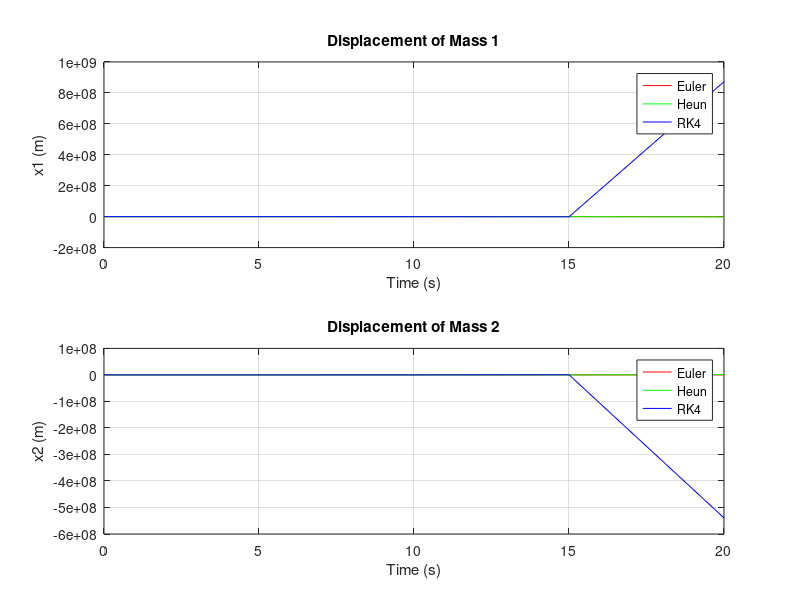
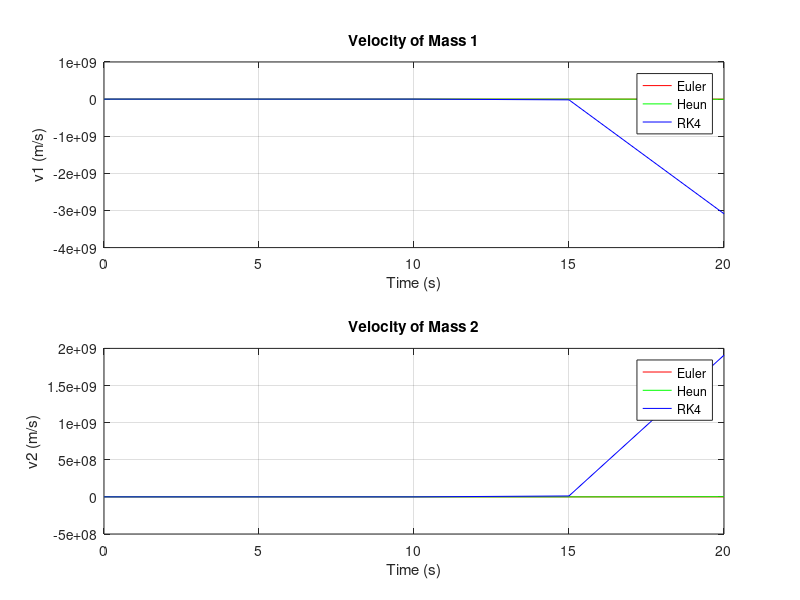

Reproduce these figures in MATLAB, in order.
clear all
% Parameters

% Use these values as a reference
% k1 = 5; k2 = 5;   % Spring constants (N/m)
% m1 = 2; m2 = 2;   % Masses (kg)
% L1 = 2; L2 = 2;   % Unstretched spring lengths (m)
% w1 = 5; w2 = 5;   % Widths of the masses (m)
% h = 0.01;         %step size 


k1 = input('Please enter spring constant 1:\n');
k2 = input('Please enter spring constant 2:\n');
m1 = input('Please enter mass 1:\n');
m2 = input('Please enter mass 2:\n');
L1 = input('Please enter the unstretched length of spring 1:\n');
L2 = input('Please enter the unstretched length of spring 2:\n');
w1 = input('Please enter the width of mass 1:\n');
w2 = input('Please enter the width of mass 2:\n');
h = input('Please enter the step size:\n');


% Initial conditions
i=1;
x1(i) = L1;  
x2(i) = L1 + w1 + L2 + 6; 
v1(i)= 0;  
v2(i) = 0;  
t0 = 0; 
tf = 20; 
t0 = t0:h:tf;  
n_steps = length(t0);

% Initialize arrays for results
x1_euler(i) =0;
x2_euler(i)=0;
v1_euler(i) = 0;
v2_euler(i) =0;

x1_heun(i) = 0;
x2_heun(i) =0;
v1_heun(i) = 0;
v2_heun(i) = 0;

x1_rk4(i) = 0;
x2_rk4(i)= 0;
v1_rk4(i) =0;
v2_rk4(i) =0;

% Set initial values
x1_euler(1) = x1(i); 
x2_euler(1) = x2(i); 
v1_euler(1) = v1(i);
v2_euler(1) = v2(i);

x1_heun(1) = x1(i);
x2_heun(1) = x2(i);
v1_heun(1) = v1(i);
v2_heun(1) = v2(i);

x1_rk4(1) = x1(i);
x2_rk4(1) = x2(i);
v1_rk4(1) = v1(i);
v2_rk4(1) = v2(i);

% Function definitions for derivatives
dx1dt = @(v1) v1;
dx2dt = @(v2) v2;
dv1dt = @(x1, x2) (-k1/m1)*(x1 - L1) + (k2/m1)*(x2 - x1 - w1 - L2);
dv2dt = @(x1, x2) (-k2/m2)*(x2 - x1 - w1 - L2);

% Euler's Method
for i = 1:n_steps-1
    x1_euler(i+1) = x1_euler(i) + h * dx1dt(v1_euler(i));
    x2_euler(i+1) = x2_euler(i) + h * dx2dt(v2_euler(i));
    v1_euler(i+1) = v1_euler(i) + h * dv1dt(x1_euler(i), x2_euler(i));
    v2_euler(i+1) = v2_euler(i) + h * dv2dt(x1_euler(i), x2_euler(i));
    Ea_x1_euler(i)=abs((x1_euler(i+1)-x1_euler(i))/x1_euler(i+1)*100);
    Ea_x2_euler(i)=abs((x2_euler(i+1)-x2_euler(i))/x2_euler(i+1)*100);
     Ea_v1_euler(i)=abs((v1_euler(i+1)-v1_euler(i))/v1_euler(i+1)*100);
     Ea_v2_euler(i)=abs((v2_euler(i+1)-v2_euler(i))/v2_euler(i+1)*100);


end

% Heun's Method
for i = 1:n_steps-1
    % Predictor step
    x1_pred = x1_heun(i) + h * dx1dt(v1_heun(i));
    x2_pred = x2_heun(i) + h * dx2dt(v2_heun(i));
    v1_pred = v1_heun(i) + h * dv1dt(x1_heun(i), x2_heun(i));
    v2_pred = v2_heun(i) + h * dv2dt(x1_heun(i), x2_heun(i));
    
    % Corrector step
    x1_heun(i+1) = x1_heun(i) + (h/2) * (dx1dt(v1_heun(i)) + dx1dt(v1_pred));
    x2_heun(i+1) = x2_heun(i) + (h/2) * (dx2dt(v2_heun(i)) + dx2dt(v2_pred));
    v1_heun(i+1) = v1_heun(i) + (h/2) * (dv1dt(x1_heun(i), x2_heun(i)) + dv1dt(x1_pred, x2_pred));
    v2_heun(i+1) = v2_heun(i) + (h/2) * (dv2dt(x1_heun(i), x2_heun(i)) + dv2dt(x1_pred, x2_pred));
    Ea_x1_heun(i)=abs((x1_heun(i+1)-x1_heun(i))/x1_heun(i+1)*100);
    Ea_x2_heun(i)=abs((x2_heun(i+1)-x2_heun(i))/x2_heun(i+1)*100);
    Ea_v1_heun(i)=abs((v1_heun(i+1)-v1_heun(i))/v1_heun(i+1)*100);
    Ea_v2_heun(i)=abs((v2_heun(i+1)-v2_heun(i))/v2_heun(i+1)*100);
end

% Runge-Kutta Method (4th order)
for i = 1:n_steps-1
   
    k1x1 =  h * dx1dt(v1_rk4(i));
    k1x2 =  h * dx2dt(v2_rk4(i));
    k1v1 =  h * dv1dt(x1_rk4(i), x2_rk4(i));
    k1v2 =  h * dv2dt(x1_rk4(i), x2_rk4(i));
    
    k2x1 = h * dx1dt(v1_rk4(i) + k1v1/2);
    k2x2 = h * dx2dt(v2_rk4(i) + k1v2/2);
    k2v1 = h * dv1dt(x1_rk4(i) + k1x1/2, x2_rk4(i) + k1x2/2);
    k2v2 = h * dv2dt(x1_rk4(i) + k1x1/2, x2_rk4(i) + k1x2/2);
    
    k3x1 = h * dx1dt(v1_rk4(i) + k2v1/2);
    k3x2 = h * dx2dt(v2_rk4(i) + k2v2/2);
    k3v1 = h * dv1dt(x1_rk4(i) + k2x1/2, x2_rk4(i) + k2x2/2);
    k3v2 = h * dv2dt(x1_rk4(i) + k2x1/2, x2_rk4(i) + k2x2/2);
    
    k4x1 = h * dx1dt(v1_rk4(i) + k3v1);
    k4x2 = h * dx2dt(v2_rk4(i) + k3v2);
    k4v1 = h * dv1dt(x1_rk4(i) + k3x1, x2_rk4(i) + k3x2);
    k4v2 = h * dv2dt(x1_rk4(i) + k3x1, x2_rk4(i) + k3x2);
    
    % Update values
    x1_rk4(i+1) = x1_rk4(i) + (k1x1 + 2*k2x1 + 2*k3x1 + k4x1)/6;
    x2_rk4(i+1) = x2_rk4(i) + (k1x2 + 2*k2x2 + 2*k3x2 + k4x2)/6;
    v1_rk4(i+1) = v1_rk4(i) + (k1v1 + 2*k2v1 + 2*k3v1 + k4v1)/6;
    v2_rk4(i+1) = v2_rk4(i) + (k1v2 + 2*k2v2 + 2*k3v2 + k4v2)/6;
    Ea_x1_rk4(i)=abs((x1_rk4(i+1)-x1_rk4(i))/x1_rk4(i+1)*100);
    Ea_x2_rk4(i)=abs((x2_rk4(i+1)-x2_rk4(i))/x2_rk4(i+1)*100);
    Ea_v1_rk4(i)=abs((v1_rk4(i+1)-v1_rk4(i))/v1_rk4(i+1)*100);
    Ea_v2_rk4(i)=abs((v2_rk4(i+1)-v2_rk4(i))/v2_rk4(i+1)*100);
    



end

% Display results
disp('Comparison of Methods: Final Displacements and Velocities');
disp('-------------------------------------------------------');
disp('Method      | x1 (m)   | x2 (m)   | v1 (m/s) | v2 (m/s)');
disp('-------------------------------------------------------');
fprintf('Euler       | %.4f   | %.4f   | %.4f   | %.4f\n', ...
    x1_euler(end), x2_euler(end), v1_euler(end), v2_euler(end));
fprintf('Heun        | %.4f   | %.4f   | %.4f   | %.4f\n', ...
    x1_heun(end), x2_heun(end), v1_heun(end), v2_heun(end));
fprintf('Runge-Kutta | %.4f   | %.4f   | %.4f   | %.4f\n', ...
    x1_rk4(end), x2_rk4(end), v1_rk4(end), v2_rk4(end));
disp('-------------------------------------------------------');
% Display the approximate errors directly for each method
disp('----------------------------------------------------------');
disp('Approximate Errors for Each Method (at Final Time Step)');
disp('----------------------------------------------------------');
disp('Method      | Ea(x1)  | Ea(x2)  | Ea(v1)  | Ea(v2)');
disp('----------------------------------------------------------');

% Euler Method errors
fprintf('Euler       | %.4f%% | %.4f%% | %.4f%% | %.4f%%\n', ...
    Ea_x1_euler(end), Ea_x2_euler(end), Ea_v1_euler(end), Ea_v2_euler(end));

% Heun Method errors
fprintf('Heun        | %.4f%% | %.4f%% | %.4f%% | %.4f%%\n', ...
    Ea_x1_heun(end), Ea_x2_heun(end), Ea_v1_heun(end), Ea_v2_heun(end));

% Runge-Kutta Method errors
fprintf('Runge-Kutta | %.4f%% | %.4f%% | %.4f%% | %.4f%%\n', ...
    Ea_x1_rk4(end), Ea_x2_rk4(end), Ea_v1_rk4(end), Ea_v2_rk4(end));

disp('----------------------------------------------------------');


% Plot results
% Heun's graph overlaps with Runge-Kutta due to very close results
figure;
subplot(2, 1, 1);
plot(t0, x1_euler, 'r', t0, x1_heun, 'g', t0, x1_rk4, 'b');
xlabel('Time (s)'); ylabel('x1 (m)');
legend('Euler', 'Heun', 'RK4'); 
title('Displacement of Mass 1');
grid on;

subplot(2, 1, 2);
plot(t0, x2_euler, 'r', t0, x2_heun, 'g', t0, x2_rk4, 'b');
xlabel('Time (s)'); ylabel('x2 (m)');
legend('Euler', 'Heun', 'RK4'); 
title('Displacement of Mass 2');
grid on;

figure;
subplot(2, 1, 1);
plot(t0, v1_euler, 'r', t0, v1_heun, 'g', t0, v1_rk4, 'b');
xlabel('Time (s)'); ylabel('v1 (m/s)');
legend('Euler', 'Heun', 'RK4'); 
title('Velocity of Mass 1');
grid on;

subplot(2, 1, 2);
plot(t0, v2_euler, 'r', t0, v2_heun, 'g', t0, v2_rk4, 'b');
xlabel('Time (s)'); ylabel('v2 (m/s)');
legend('Euler', 'Heun', 'RK4'); 
title('Velocity of Mass 2');
grid on;
